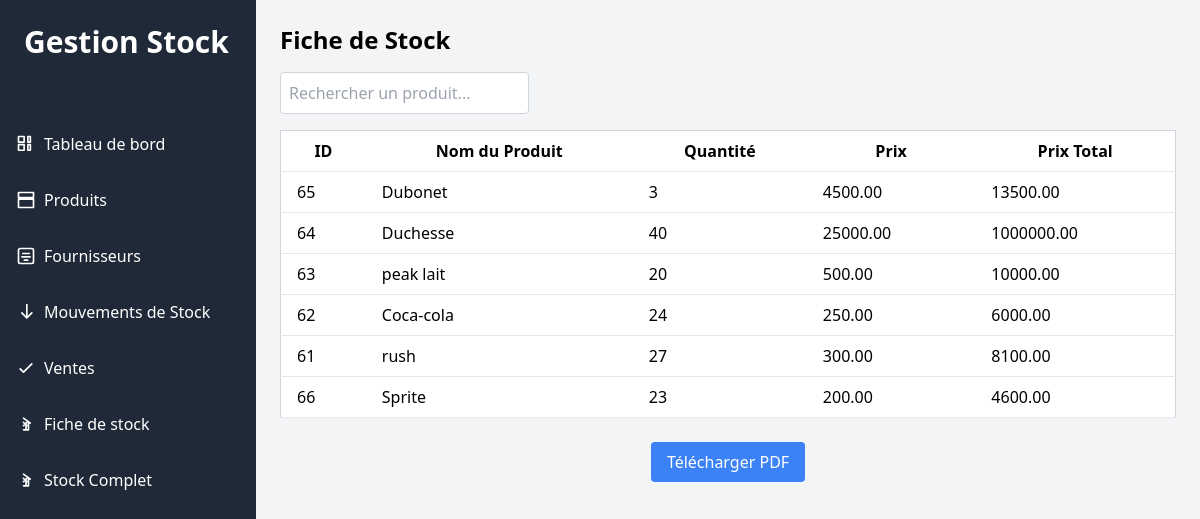
/fiche_de_stock.php, run on the app's committed database.
### tables this page shows
CREATE TABLE IF NOT EXISTS `produits` (
  `id` int NOT NULL AUTO_INCREMENT,
  `nom` varchar(255) NOT NULL,
  `description` text,
  `quantite` int NOT NULL,
  `prix` decimal(10,2) NOT NULL,
  `type_vente` varchar(50) DEFAULT NULL,
  `fournisseur_id` int DEFAULT NULL,
  `prix_unitaire` decimal(10,2) DEFAULT NULL,
  `stock` int NOT NULL DEFAULT '0',
  PRIMARY KEY (`id`)
);

### public/fiche_de_stock.php (the view, shortened to what this page needs)
<!DOCTYPE html>
<html lang="fr">
<head>
    <link href="https://cdn.jsdelivr.net/npm/tailwindcss@2.2.19/dist/tailwind.min.css" rel="stylesheet">
</head>
<div class="h-screen w-64 bg-gray-800 text-white fixed top-0 left-0">
        <div class="p-6">
            <h1 class="text-3xl font-semibold">Gestion Stock</h1>
        </div>
        <nav class="mt-10">
            <ul>
                <li class="mb-4">
                    <a href="index.php" class="block py-2 px-4 hover:bg-gray-700 rounded flex items-center">
                        <svg xmlns="http://www.w3.org/2000/svg" class="h-5 w-5 mr-2" fill="none" viewBox="0 0 24 24" stroke="currentColor">
                            <path stroke-linecap="round" stroke-linejoin="round" stroke-width="2" d="M9.75 3v6.75H3V3h6.75zm7.5 0v6.75H14.25V3h3zm-7.5 9.75v6.75H3v-6.75h6.75zm7.5 0v6.75H14.25v-6.75h3z" />
                        </svg>
                        Tableau de bord
                    </a>
                </li>
                <li class="mb-4">
                    <a href="produits.php" class="block py-2 px-4 hover:bg-gray-700 rounded flex items-center">
                        <svg xmlns="http://www.w3.org/2000/svg" class="h-5 w-5 mr-2" fill="none" viewBox="0 0 24 24" stroke="currentColor">
                            <path stroke-linecap="round" stroke-linejoin="round" stroke-width="2" d="M3 3h18v6H3V3zm0 8h18v10H3V11z" />
                        </svg>
                        Produits
                    </a>
                </li>
                <li class="mb-4">
                    <a href="fournisseurs.php" class="block py-2 px-4 hover:bg-gray-700 rounded flex items-center">
                        <svg xmlns="http://www.w3.org/2000/svg" class="h-5 w-5 mr-2" fill="none" viewBox="0 0 24 24" stroke="currentColor">
                            <path stroke-linecap="round" stroke-linejoin="round" stroke-width="2" d="M5 3h14a2 2 0 012 2v14a2 2 0 01-2 2H5a2 2 0 01-2-2V5a2 2 0 012-2zm3 6h8M7 13h10m-7 4h4" />
                        </svg>
                        Fournisseurs
                    </a>
                </li>
                <li class="mb-4">
                    <a href="mouvements.php" class="block py-2 px-4 hover:bg-gray-700 rounded flex items-center">
                        <svg xmlns="http://www.w3.org/2000/svg" class="h-5 w-5 mr-2" fill="none" viewBox="0 0 24 24" stroke="currentColor">
                            <path stroke-linecap="round" stroke-linejoin="round" stroke-width="2" d="M19 13l-6 6m0 0l-6-6m6 6V3" />
                        </svg>
                        Mouvements de Stock
                    </a>
                </li>
                <li class="mb-4">
                    <a href="ventes.php" class="block py-2 px-4 hover:bg-gray-700 rounded flex items-center">
                        <svg xmlns="http://www.w3.org/2000/svg" class="h-5 w-5 mr-2" fill="none" viewBox="0 0 24 24" stroke="currentColor">
                            <path stroke-linecap="round" stroke-linejoin="round" stroke-width="2" d="M5 13l4 4L19 7" />
                        </svg>
                        Ventes
                    </a>
                </li>
                <li class="mb-4">
                    <a href="fiche_de_stock.php" class="block py-2 px-4 hover:bg-gray-700 rounded flex items-center">
                        <svg xmlns="http://www.w3.org/2000/svg" class="h-5 w-5 mr-2" fill="none" viewBox="0 0 24 24" stroke="currentColor">
                            <path stroke-linecap="round" stroke-linejoin="round" stroke-width="2" d="M9 14l2-2m0 0l2-2m-2 2l-2-2m2 2l2 2M12 12v7m0 0H9m3 0h3m0 0V9m0 0l2 2m0 0l-2-2m2 2L9 5" />
                        </svg>
                        Fiche de stock
                    </a>
                </li>
                <li class="mb-4">
                    <a href="stock.php" class="block py-2 px-4 hover:bg-gray-700 rounded flex items-center">
                        <svg xmlns="http://www.w3.org/2000/svg" class="h-5 w-5 mr-2" fill="none" viewBox="0 0 24 24" stroke="currentColor">
                            <path stroke-linecap="round" stroke-linejoin="round" stroke-width="2" d="M9 14l2-2m0 0l2-2m-2 2l-2-2m2 2l2 2M12 12v7m0 0H9m3 0h3m0 0V9m0 0l2 2m0 0l-2-2m2 2L9 5" />
                        </svg>
                        Stock Complet
                    </a>
                </li>
            </ul>
        </nav>
    </div>
<body class="bg-gray-100 ml-64">
    <div class="container mx-auto p-6">
        <h1 class="text-2xl font-bold mb-4">Fiche de Stock</h1>
        <input type="text" id="search" placeholder="Rechercher un produit..." class="mb-4 p-2 border border-gray-300 rounded">
        <table class="min-w-full bg-white border border-gray-300">
            <thead>
                <tr>
                    <th class="py-2 px-4 border-b">ID</th>
                    <th class="py-2 px-4 border-b">Nom du Produit</th>
                    <th class="py-2 px-4 border-b">Quantité</th>
                    <th class="py-2 px-4 border-b">Prix</th>
                    <th class="py-2 px-4 border-b">Prix Total</th>
                </tr>
            </thead>
            <tbody>
                <?php
                $conn = new mysqli("localhost", "root", "", "gestion_stock");
                $query = "SELECT p.id, p.nom, p.quantite, p.prix, (p.prix * p.quantite) AS prix_total
                          FROM produits p";
                $result = $conn->query($query);
                if ($result->num_rows > 0) {
                    while ($row = $result->fetch_assoc()) {
                        echo "<tr>
                            <td class='py-2 px-4 border-b'>{$row['id']}</td>
                            <td class='py-2 px-4 border-b'>{$row['nom']}</td>
                            <td class='py-2 px-4 border-b'>{$row['quantite']}</td>
                            <td class='py-2 px-4 border-b'>{$row['prix']}</td>
                            <td class='py-2 px-4 border-b'>{$row['prix_total']}</td>
                        </tr>";
                    }
                } else {
                    echo "<tr><td colspan='5' class='text-center py-4'>Aucun produit trouvé.</td></tr>";
                }
                ?>
            </tbody>
        </table>
        <div class="flex justify-center mt-6">
    <form action="fiche_de_stock_pdf.php" method="post">
        <button type="submit" class="bg-blue-500 text-white py-2 px-4 rounded">Télécharger PDF</button>
    </form>
</div>
    </div>
</body>
</html>

### data on the page
produits: id "65", nom "Dubonet", quantite "3", prix "4500.00", prix_total "13500.00"
produits: id "64", nom "Duchesse", quantite "40", prix "25000.00", prix_total "1000000.00"
produits: id "63", nom "peak lait", quantite "20", prix "500.00", prix_total "10000.00"
produits: id "62", nom "Coca-cola", quantite "24", prix "250.00", prix_total "6000.00"
produits: id "61", nom "rush", quantite "27", prix "300.00", prix_total "8100.00"
produits: id "66", nom "Sprite", quantite "23", prix "200.00", prix_total "4600.00"
